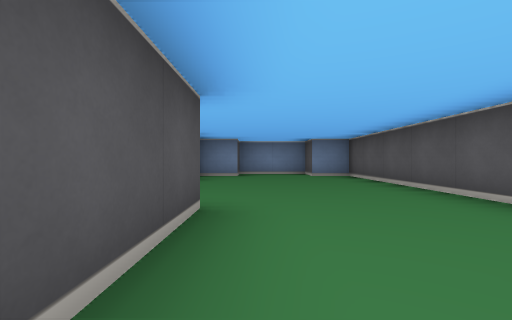
[1] (above)

17 first-person views from a walk through a cub3D maze. The camera is about half as high as the walls, looks level and sees 85° across. The floor is counted in squares. Each view is taken from the middle of a square. On the plan, view 1 faces up. The plan holds only what a view shows up to about 9 squares ahead; the rest is blank.

[2]
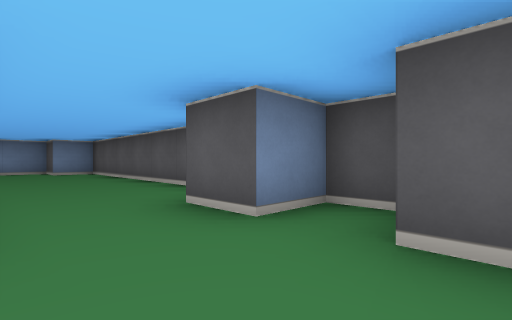

[3]
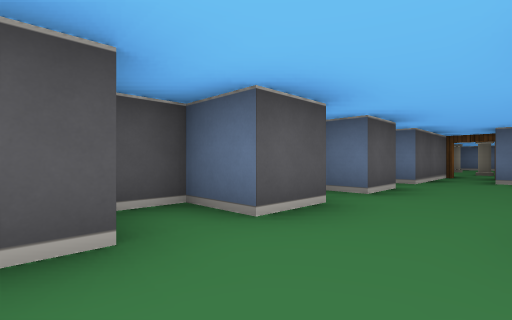

[4]
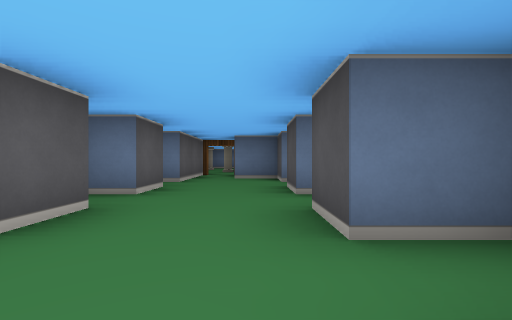

[5]
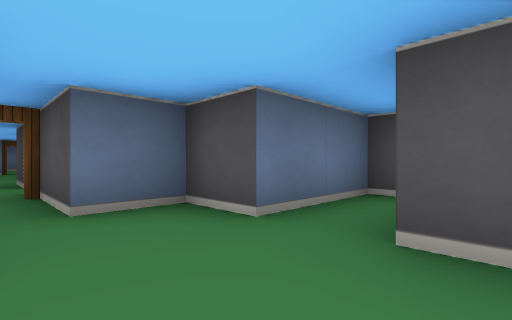

[6]
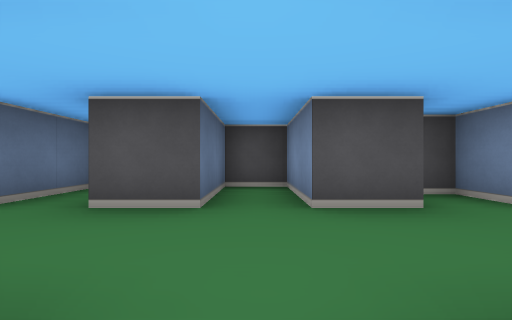

[7]
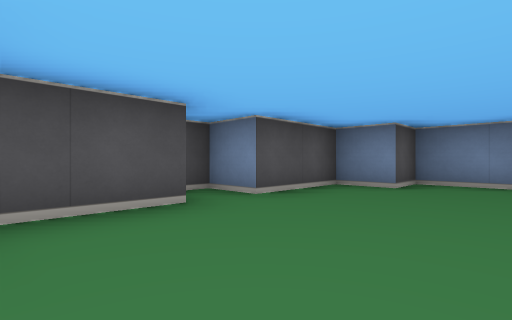

[8]
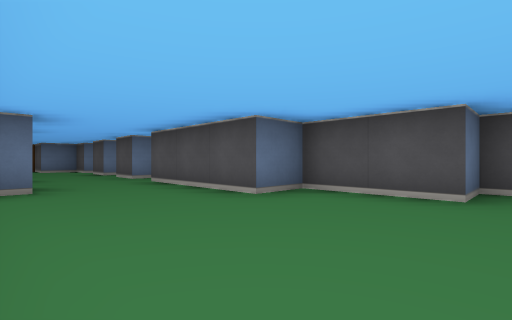

[9]
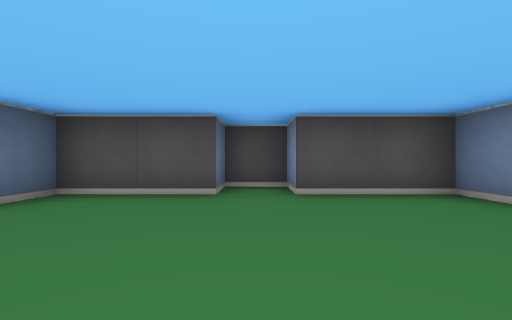

[10]
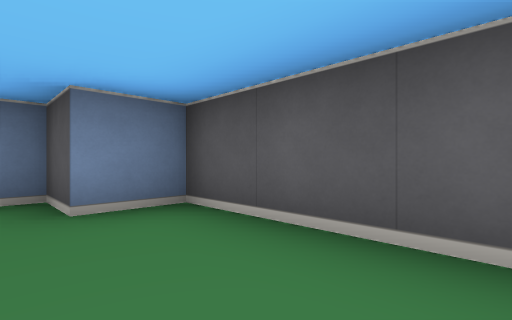

[11]
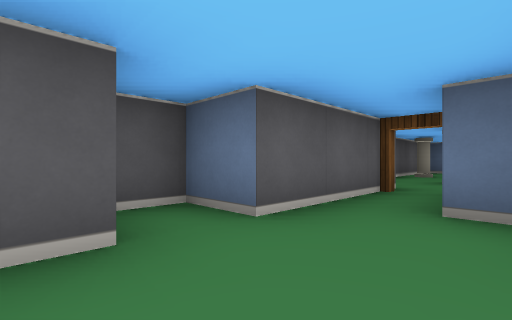

[12]
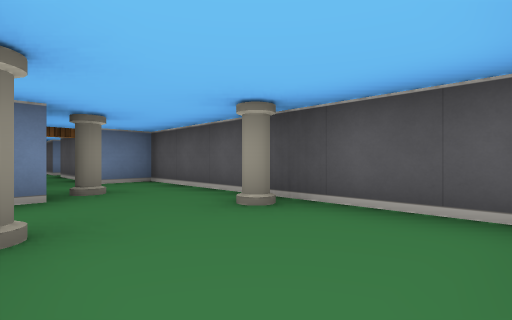

[13]
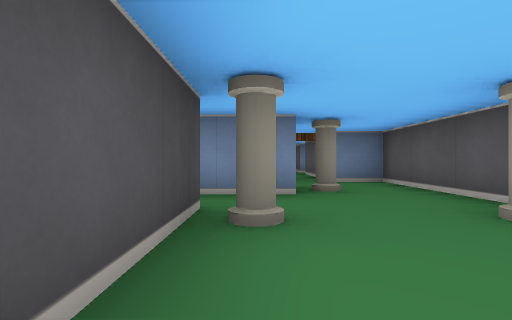

[14]
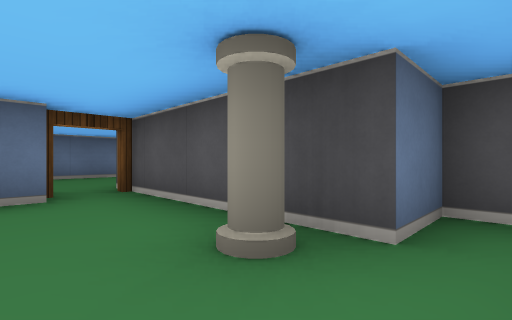

[15]
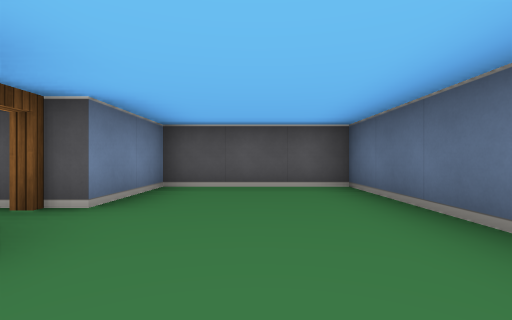

[16]
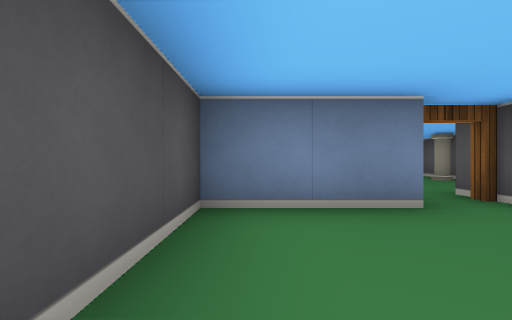

[17]
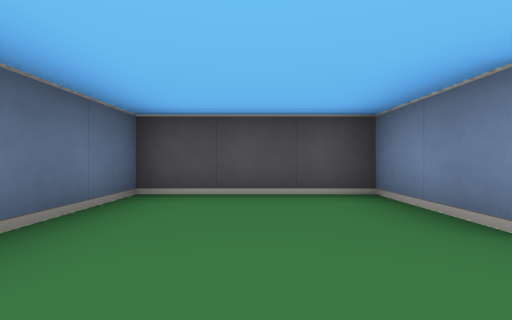

### Floor plan
Points are (right, up) in squares from view 1. A wall is a line through its corners. A room is listed if a view was taken in it or the views show most of it. See-through windows are left out.
Room 1 (views 1, 3, 4, 7, 8, 9, 10)
walls: (2.5, 2.1) (2.5, 7.5) (1.5, 7.5) (1.5, 8.5) (-0.5, 8.5) (-0.5, 7.5) (-1.5, 7.5) (-1.5, 5.5) (-2.5, 5.5) (-2.5, 4.5) (-1.5, 4.5) (-1.5, 2.5) (-0.5, 2.5) (-0.5, -0.5) (-1.5, -0.5) (-1.5, -1); (1.5, -1.5) (2.5, -1.5) (2.5, -0.5) (1.5, -0.5) (1.5, 0.5); (-1.4, -1.5) (-0.5, -1.5)
ways out: opening at (0.5, -2) to room 2
Room 2 (views 2, 5, 6, 11)
walls: (-0.5, -1.5) (-0.5, -2.5) (-2.5, -2.5) (-2.5, -3.5) (-0.5, -3.5) (-0.5, -4.5); (1.5, -2.5) (1.5, -1.5); (1.5, -4.6) (1.5, -3.5) (2.1, -3.5)
ways out: opening at (0.5, -2) to room 1; opening at (0.5, -4) to room 5
Room 3 (views 12, 13, 14)
walls: (2.5, -14) (2.5, -8.5) (1.5, -8.5); (0.5, -14.5) (2.2, -14.5); (0.5, -9.4) (0.5, -10.5) (-0.8, -10.5); (-1.5, -11) (-1.5, -11.5) (-0.5, -11.5) (-0.5, -15.5)
ways out: open door at (0, -15) to room 4; open door at (1, -8) to room 5
objects: pillar (0, -12); pillar (1, -10); pillar (2, -12)
Room 4 (views 15, 16, 17)
walls: (-0.5, -15.5) (-2.5, -15.5) (-2.5, -18.5) (2.5, -18.5) (2.5, -15.5) (0.5, -15.5)
ways out: open door at (0, -15) to room 3
Room 5 (no view inside)
walls: (-2.5, -5.5) (-0.5, -5.5) (-0.5, -6.5) (0.5, -6.5) (0.5, -8.1); (1.5, -8.5) (1.5, -5.5) (2.5, -5.5) (2.5, -4.8)
ways out: opening at (0.5, -4) to room 2; open door at (1, -8) to room 3

Positions as (right, up) in squares from view 1, and headings:
1: (0, 0), facing up
2: (0, -2), facing up-right
3: (0, 0), facing down-right
4: (0, 0), facing down
5: (1, -4), facing down-left
6: (2, -3), facing left
7: (1, 3), facing up-left
8: (2, 5), facing down-left
9: (2, 5), facing left
10: (1, 5), facing up-right
11: (0, -4), facing down-right
12: (0, -14), facing up-right
13: (0, -14), facing up
14: (1, -11), facing down-left
15: (-2, -17), facing right
16: (-2, -18), facing up
17: (1, -17), facing left
